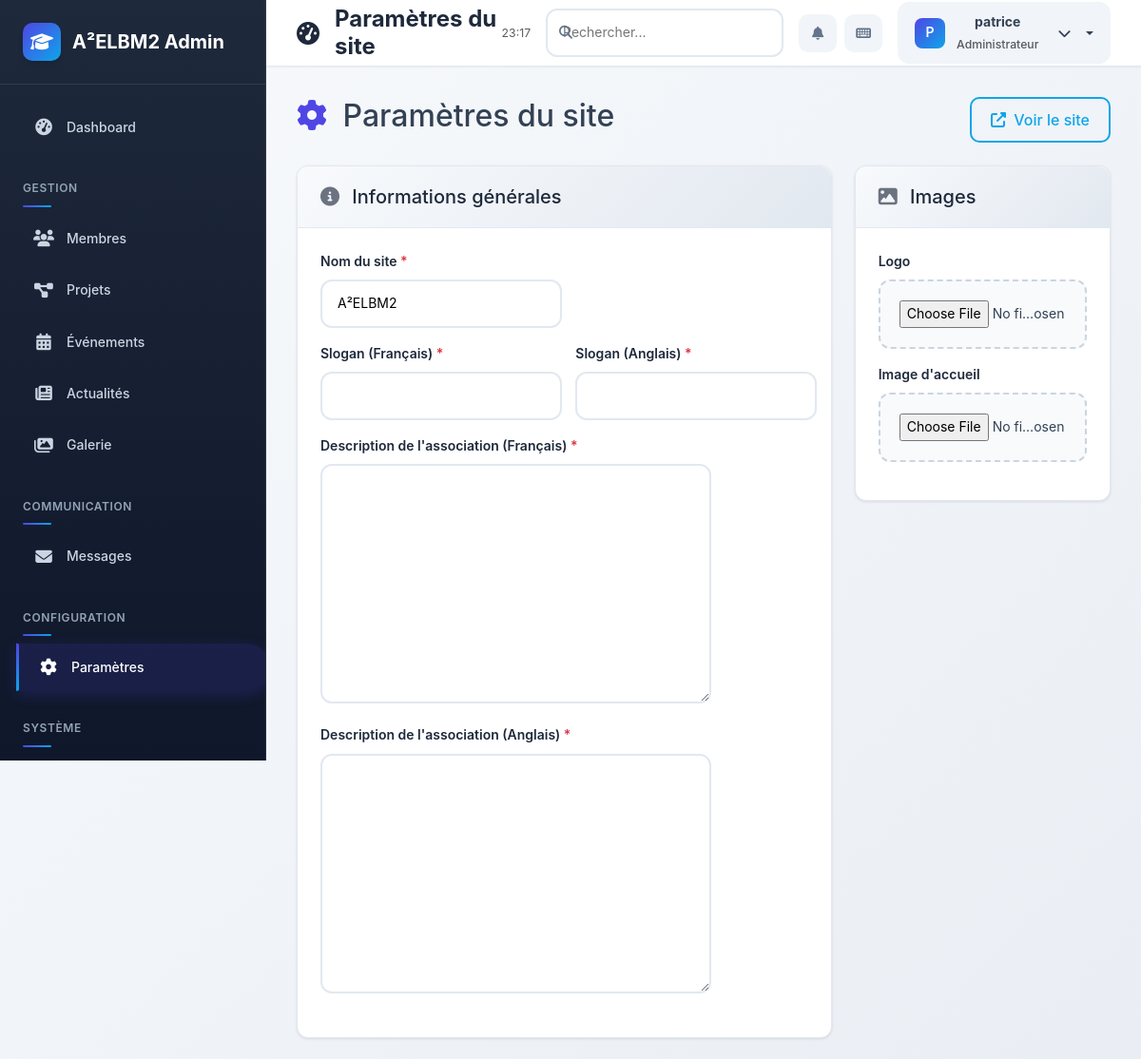
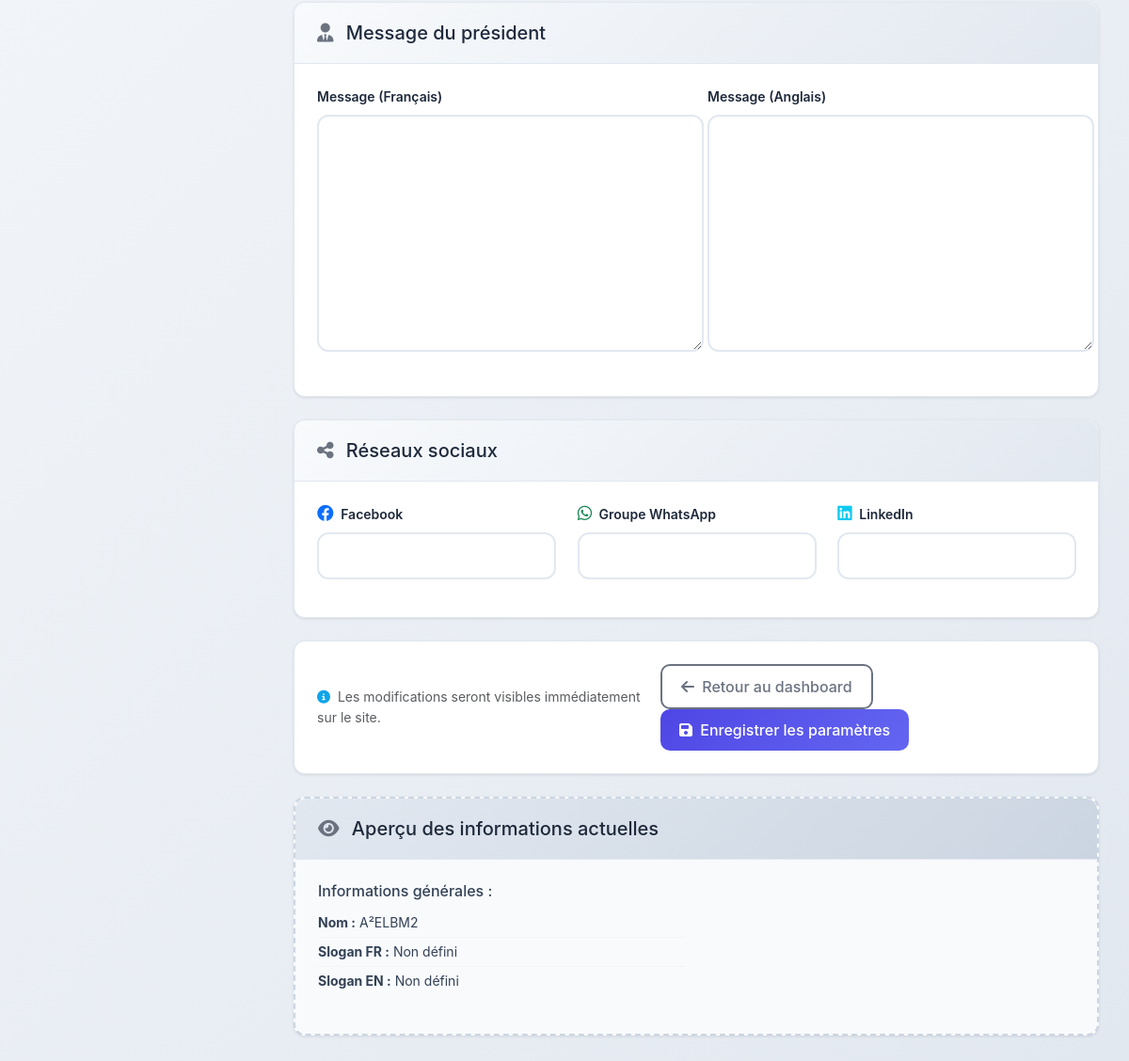
Page /dashboard/settings/ (signed in) on the committed database (2 pictures, top to bottom).
### main/models.py (models this page shows, shortened)
class SiteSettings(models.Model):
    site_name = models.CharField(max_length=200, default="A²ELBM2")
    slogan_fr = models.CharField(max_length=300, verbose_name="Slogan (Français)")
    slogan_en = models.CharField(max_length=300, verbose_name="Slogan (Anglais)")
    description_fr = RichTextField(verbose_name="Description de l'association (Français)")
    description_en = RichTextField(verbose_name="Description de l'association (Anglais)")
    president_message_fr = RichTextField(verbose_name="Message du président (Français)")
    president_message_en = RichTextField(verbose_name="Message du président (Anglais)")
    logo = models.ImageField(upload_to='site/', blank=True, null=True)
    hero_image = models.ImageField(upload_to='site/', blank=True, null=True)
    facebook_url = models.URLField(blank=True)
    whatsapp_group_url = models.URLField(blank=True)
    linkedin_url = models.URLField(blank=True)
    class Meta:
        verbose_name = "Paramètres du site"
        verbose_name_plural = "Paramètres du site"

### admin_dashboard/views.py (the view)
# urls.py: path('settings/', views.site_settings, name='admin_site_settings'),
@staff_member_required
def site_settings(request):
    settings_obj, created = SiteSettings.objects.get_or_create(pk=1)
    if request.method == 'POST':
        form = SiteSettingsForm(request.POST, request.FILES, instance=settings_obj)
        if form.is_valid():
            form.save()
            messages.success(request, 'Paramètres du site mis à jour avec succès.')
            return redirect('admin_site_settings')
    else:
        form = SiteSettingsForm(instance=settings_obj)
    context = {'form': form}
    return render(request, 'admin_dashboard/settings/form.html', context)

### templates/admin_dashboard/settings/form.html (shortened to what this page needs)
{% extends 'admin_dashboard/base.html' %}
{% load static %}
{% block page_title %}Paramètres du site{% endblock %}
{% block content %}
<div class="d-flex justify-content-between align-items-center mb-4">
    <h2>
        <i class="fas fa-cog me-2"></i>
        Paramètres du site
    </h2>
    <div>
        <a href="{% url 'home' %}" target="_blank" class="btn btn-outline-info">
            <i class="fas fa-external-link-alt me-1"></i>
            Voir le site
        </a>
    </div>
</div>
<form method="post" enctype="multipart/form-data">
    <div class="row">
        <div class="col-lg-8 mb-4">
            <div class="table-card">
                <div class="card-header">
                    <h5 class="mb-0">
                        <i class="fas fa-info-circle me-2"></i>
                        Informations générales
                    </h5>
                </div>
                <div class="card-body">
                    <div class="mb-3">
                        <label for="{{ form.site_name.id_for_label }}" class="form-label">
                            Nom du site <span class="text-danger">*</span>
                        </label>
                        {{ form.site_name }}
                    </div>
                    <div class="row mb-3">
                        <div class="col-md-6">
                            <label for="{{ form.slogan_fr.id_for_label }}" class="form-label">
                                Slogan (Français) <span class="text-danger">*</span>
                            </label>
                            {{ form.slogan_fr }}
                        </div>
                        <div class="col-md-6">
                            <label for="{{ form.slogan_en.id_for_label }}" class="form-label">
                                Slogan (Anglais) <span class="text-danger">*</span>
                            </label>
                            {{ form.slogan_en }}
                        </div>
                    </div>
                    <div class="mb-3">
                        <label for="{{ form.description_fr.id_for_label }}" class="form-label">
                            Description de l'association (Français) <span class="text-danger">*</span>
                        </label>
                        {{ form.description_fr }}
                    </div>
                    <div class="mb-3">
                        <label for="{{ form.description_en.id_for_label }}" class="form-label">
                            Description de l'association (Anglais) <span class="text-danger">*</span>
                        </label>
                        {{ form.description_en }}
                    </div>
                </div>
            </div>
        </div>
        <div class="col-lg-4 mb-4">
            <div class="table-card">
                <div class="card-header">
                    <h5 class="mb-0">
                        <i class="fas fa-image me-2"></i>
                        Images
                    </h5>
                </div>
                <div class="card-body">
                    <div class="mb-3">
                        <label for="{{ form.logo.id_for_label }}" class="form-label">Logo</label>
                        {{ form.logo }}
                    </div>
                    <div class="mb-3">
                        <label for="{{ form.hero_image.id_for_label }}" class="form-label">Image d'accueil</label>
                        {{ form.hero_image }}
                    </div>
                </div>
            </div>
        </div>
    </div>
    <div class="row">
        <div class="col-12 mb-4">
            <div class="table-card">
                <div class="card-header">
                    <h5 class="mb-0">
                        <i class="fas fa-user-tie me-2"></i>
                        Message du président
                    </h5>
                </div>
                <div class="card-body">
                    <div class="row">
                        <div class="col-md-6 mb-3">
                            <label for="{{ form.president_message_fr.id_for_label }}" class="form-label">
                                Message (Français)
                            </label>
                            {{ form.president_message_fr }}
                        </div>
                        <div class="col-md-6 mb-3">
                            <label for="{{ form.president_message_en.id_for_label }}" class="form-label">
                                Message (Anglais)
                            </label>
                            {{ form.president_message_en }}
                        </div>
                    </div>
                </div>
            </div>
        </div>
    </div>
    <div class="row">
        <div class="col-12 mb-4">
            <div class="table-card">
                <div class="card-header">
                    <h5 class="mb-0">
                        <i class="fas fa-share-alt me-2"></i>
                        Réseaux sociaux
                    </h5>
                </div>
                <div class="card-body">
                    <div class="row">
                        <div class="col-md-4 mb-3">
                            <label for="{{ form.facebook_url.id_for_label }}" class="form-label">
                                <i class="fab fa-facebook text-primary me-1"></i>
                                Facebook
                            </label>
                            {{ form.facebook_url }}
                        </div>
                        <div class="col-md-4 mb-3">
                            <label for="{{ form.whatsapp_group_url.id_for_label }}" class="form-label">
                                <i class="fab fa-whatsapp text-success me-1"></i>
                                Groupe WhatsApp
                            </label>
                            {{ form.whatsapp_group_url }}
                        </div>
                        <div class="col-md-4 mb-3">
                            <label for="{{ form.linkedin_url.id_for_label }}" class="form-label">
                                <i class="fab fa-linkedin text-info me-1"></i>
                                LinkedIn
                            </label>
                            {{ form.linkedin_url }}
                        </div>
                    </div>
                </div>
            </div>
        </div>
    </div>
    <div class="row">
        <div class="col-12">
            <div class="table-card">
                <div class="card-body">
                    <div class="d-flex justify-content-between align-items-center">
                        <div class="text-muted">
                            <i class="fas fa-info-circle me-1"></i>
                            Les modifications seront visibles immédiatement sur le site.
                        </div>
                        <div>
                            <a href="{% url 'admin_dashboard_home' %}" class="btn btn-outline-secondary me-2">
                                <i class="fas fa-arrow-left me-1"></i>
                                Retour au dashboard
                            </a>
                            <button type="submit" class="btn btn-primary">
                                <i class="fas fa-save me-1"></i>
                                Enregistrer les paramètres
                            </button>
                        </div>
                    </div>
                </div>
            </div>
        </div>
    </div>
</form>
<div class="row mt-4">
    <div class="col-12">
        <div class="table-card">
            <div class="card-header">
                <h5 class="mb-0">
                    <i class="fas fa-eye me-2"></i>
                    Aperçu des informations actuelles
                </h5>
            </div>
            <div class="card-body">
                <div class="row">
                    <div class="col-md-6">
                        <h6>Informations générales :</h6>
                        <ul class="list-unstyled">
                            <li><strong>Nom :</strong> {{ form.instance.site_name|default:"Non défini" }}</li>
                            <li><strong>Slogan FR :</strong> {{ form.instance.slogan_fr|default:"Non défini" }}</li>
                            <li><strong>Slogan EN :</strong> {{ form.instance.slogan_en|default:"Non défini" }}</li>
                        </ul>
                    </div>
                </div>
            </div>
        </div>
    </div>
</div>
{% endblock %}

### templates/admin_dashboard/base.html (shortened to what this page needs)
{% load static %}
{% load i18n %}
<!DOCTYPE html>
<html lang="fr">
<head>
    <link href="https://cdn.jsdelivr.net/npm/bootstrap@5.3.0/dist/css/bootstrap.min.css" rel="stylesheet">
    <link rel="stylesheet" href="https://cdnjs.cloudflare.com/ajax/libs/font-awesome/6.4.0/css/all.min.css">
    <link rel="stylesheet" href="https://cdn.datatables.net/1.13.6/css/dataTables.bootstrap5.min.css">
    <link rel="stylesheet" href="https://cdnjs.cloudflare.com/ajax/libs/animate.css/4.1.1/animate.min.css">
</head>
<body>
    <nav class="admin-sidebar" id="adminSidebar">
        <div class="sidebar-brand">
            <a href="{% url 'admin_dashboard_home' %}">
                <div class="brand-icon">
                    <i class="fas fa-graduation-cap"></i>
                </div>
                A²ELBM2 Admin
            </a>
        </div>
        <div class="sidebar-nav">
            <div class="nav-section">
                <a href="{% url 'admin_dashboard_home' %}" class="nav-link {% if request.resolver_match.url_name == 'admin_dashboard_home' %}active{% endif %}">
                    <i class="fas fa-tachometer-alt"></i>
                    Dashboard
                </a>
            </div>
            <div class="nav-section">
                <h6>Gestion</h6>
                <a href="{% url 'admin_members_list' %}" class="nav-link {% if 'member' in request.resolver_match.url_name %}active{% endif %}">
                    <i class="fas fa-users"></i>
                    Membres
                </a>
                <a href="{% url 'admin_projects_list' %}" class="nav-link {% if 'project' in request.resolver_match.url_name %}active{% endif %}">
                    <i class="fas fa-project-diagram"></i>
                    Projets
                </a>
                <a href="{% url 'admin_events_list' %}" class="nav-link {% if 'event' in request.resolver_match.url_name %}active{% endif %}">
                    <i class="fas fa-calendar-alt"></i>
                    Événements
                </a>
                <a href="{% url 'admin_news_list' %}" class="nav-link {% if 'news' in request.resolver_match.url_name %}active{% endif %}">
                    <i class="fas fa-newspaper"></i>
                    Actualités
                </a>
                <a href="{% url 'admin_gallery_list' %}" class="nav-link {% if 'gallery' in request.resolver_match.url_name %}active{% endif %}">
                    <i class="fas fa-images"></i>
                    Galerie
                </a>
            </div>
            <div class="nav-section">
                <h6>Communication</h6>
                <a href="{% url 'admin_messages_list' %}" class="nav-link {% if 'message' in request.resolver_match.url_name %}active{% endif %}">
                    <i class="fas fa-envelope"></i>
                    Messages
                </a>
            </div>
            <div class="nav-section">
                <h6>Configuration</h6>
                <a href="{% url 'admin_site_settings' %}" class="nav-link {% if 'settings' in request.resolver_match.url_name %}active{% endif %}">
                    <i class="fas fa-cog"></i>
                    Paramètres
                </a>
            </div>
            <div class="nav-section">
                <h6>Système</h6>
                <a href="{% url 'home' %}" class="nav-link" target="_blank">
                </a>
            </div>
        </div>
    </nav>
    <main class="admin-main">
        <header class="admin-header">
            <div class="header-left">
                <h1 class="page-title">
                    <i class="fas fa-{% block page_icon %}tachometer-alt{% endblock %} me-2"></i>
                    {% block page_title %}Dashboard{% endblock %}
                </h1>
            </div>
            <div class="header-right">
                <div class="header-search d-none d-md-block">
                    <i class="fas fa-search"></i>
                    <input type="text" placeholder="Rechercher..." id="globalSearch">
                </div>
                <div class="header-actions">
                    <button class="header-action-btn" title="Notifications">
                        <i class="fas fa-bell"></i>
                    </button>
                    <button class="header-action-btn" title="Raccourcis" data-bs-toggle="modal" data-bs-target="#shortcutsModal">
                        <i class="fas fa-keyboard"></i>
                    </button>
                </div>
                <div class="dropdown user-dropdown">
                    <button class="dropdown-toggle" data-bs-toggle="dropdown" aria-expanded="false">
                        <div class="user-avatar">
                            {{ user.get_full_name|default:user.username|first|upper }}
                        </div>
                        <div class="d-none d-md-block">
                            <div class="fw-bold">{{ user.get_full_name|default:user.username }}</div>
                            <small class="text-muted">Administrateur</small>
                        </div>
                        <i class="fas fa-chevron-down ms-2"></i>
                    </button>
                </div>
            </div>
        </header>
        <div class="admin-content">
            {% block content %}{% endblock %}
        </div>
    </main>
</body>
</html>

### rows in the picture
SiteSettings: site_name "A²ELBM2", instance.site_name "A²ELBM2", instance.slogan_fr "Non défini", instance.slogan_en "Non défini"

### other values in the picture
{{ user.get_full_name|default:user.username|first|upper }} "P"
{{ user.get_full_name|default:user.username }} "patrice"
